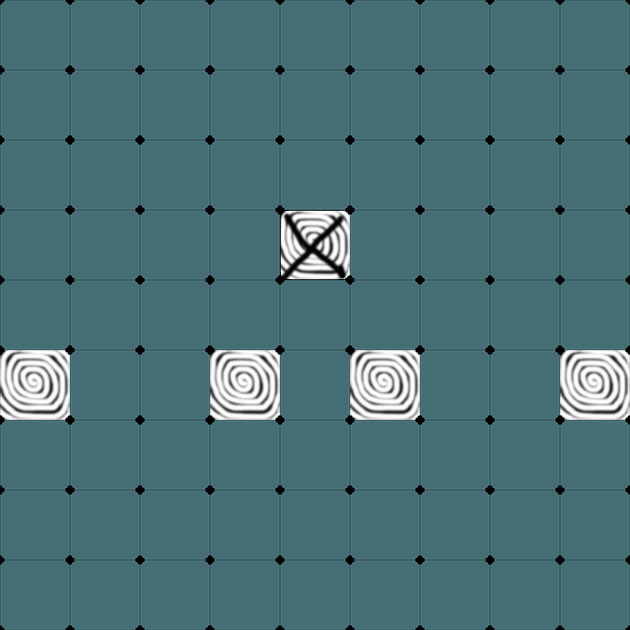

A level layout from a 2D game, rendered from its tile map. Below: a short description, then the map file with tile-grid data replaced by summaries:
An orthogonal 9x9 tile map with 70x70 px tiles, 1 tile layer (gridLayer), 2 hidden layers not drawn.

<map version="1.0" orientation="orthogonal" renderorder="right-down" width="9" height="9" tilewidth="70" tileheight="70">
 <tileset firstgid="1" name="sushi" tilewidth="70" tileheight="70" spacing="2" margin="2">
  <image source="../w640/sushi.png" width="722" height="218" />
 </tileset>
 <layer name="gridLayer" width="9" height="9">
  <data>[81 cells, 81 non-empty, 3 distinct tile ids]</data>
 </layer>
 <layer name="clipperLayer" width="9" height="9" visible="0">
  <data>[81 cells, 81 non-empty, 1 distinct tile ids]</data>
 </layer>
 <layer name="producerLayer" width="9" height="9" visible="0">
  <data>[81 cells, 9 non-empty, 1 distinct tile ids]</data>
 </layer>
</map>
